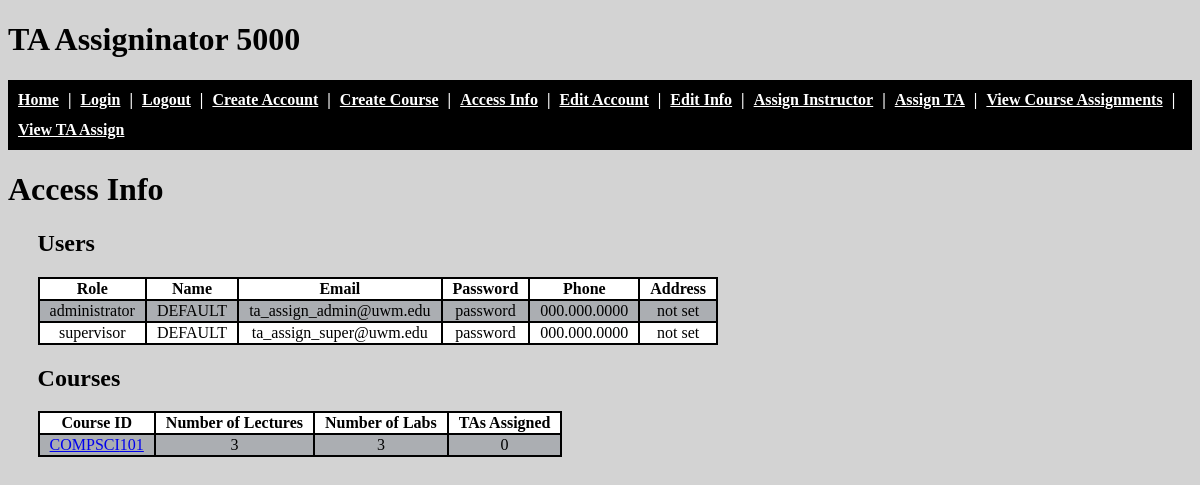
Page /access_info/ (signed in) on the committed database.
### ta_assign/models.py (models this page shows)
class User(models.Model):
    email = models.CharField(max_length=50)
    password = models.CharField(max_length=20)
    phone = models.CharField(max_length=12, default="000.000.0000")
    name = models.CharField(max_length=50, default="DEFAULT")
    type = models.CharField(max_length=20, default="person")
    isLoggedOn = models.BooleanField(default=False)
    address = models.CharField(max_length=100, default="not set")

class Course(models.Model):
    course_department = models.CharField(max_length=8)
    course_id = models.PositiveSmallIntegerField(default=0)
    course_dept_id = models.CharField(max_length=9)
    num_lectures = models.PositiveSmallIntegerField(default=0)
    num_labs = models.PositiveSmallIntegerField(default=0)
    current_num_TA = models.PositiveSmallIntegerField(default=0)
    current_num_lectures = models.PositiveSmallIntegerField(default=0)
    current_num_labs = models.PositiveSmallIntegerField(default=0)

### ta_assign/views.py (the view)
# urls.py: path('access_info/', AccessInfo.as_view(), name='AccessInfo1'),
class AccessInfo(View):
    @staticmethod
    def get(request):
        if not request.session.get("email"):
            messages.error(request, 'Please login first.')
            return redirect("Login1")
        account_type = request.session.get("type")
        if not account_type == "administrator" and not account_type == "supervisor":
            messages.error(request, 'You do not have access to this page.')
            return redirect("index1")
        users = models.User.objects.all()
        courses = models.Course.objects.all()
        lectures = models.Lecture.objects.all()
        labs = models.Lab.objects.all()
        return render(request, 'main/access_info.html', {"users": users, "courses": courses, "lectures": lectures,
                                                         "labs": labs})

### templates/main/access_info.html
{% extends "base.html" %}
{% block content %}
    <h1>Access Info</h1>
    <div class="access_info">
        <h2>Users</h2>
        <table>
            <tr class="heading">
                <td>Role</td>
                <td>Name</td>
                <td>Email</td>
                <td>Password</td>
                <td>Phone</td>
                <td>Address</td>
            </tr>
            {% for user in users %}
            <tr>
                <td>{{ user.type }}</td>
                <td>{{ user.name }}</td>
                <td>{{ user.email }}</td>
                <td>{{ user.password }}</td>
                <td>{{ user.phone }}</td>
                <td>{{ user.address }}</td>
            </tr>
            {% endfor %}
        </table>
    </div>
    <div class="access_info">
        <h2>Courses</h2>
        <table>
            <tr class="heading">
                <td>Course ID</td>
                <td>Number of Lectures</td>
                <td>Number of Labs</td>
                <td>TAs Assigned</td>
            </tr>
            {% for course in courses %}
            <tr>
                <td><a href="{% url 'Course1' course_dept_id=course.course_dept_id %}">
                    {{ course.course_department }}{{ course.course_id }}</a></td>
                <td>{{ course.num_lectures }}</td>
                <td>{{ course.num_labs }}</td>
                <td>{{ course.current_num_TA }}</td>
            </tr>
            {% endfor %}
        </table>
    </div>
{% endblock content %}

### static/css/style.css (style rules this page uses)
body { background: lightgray; font-family: "Trebuchet MS"; }
.access_info { width: 95%; margin: auto; }
.access_info table { border: 1px solid black; border-spacing: 0; }
.access_info td { text-align: center; border: 1px solid black; padding-left: 10px; padding-right: 10px; }
.access_info tr:nth-child(even) { background-color: #abaeb2; }
.access_info tr:nth-child(odd) { background-color: #ffffff; }
.heading { font-weight: bold; }

### rows in the picture
User: type "administrator", name "DEFAULT", email "ta_assign_admin@uwm.edu", password "password", phone "000.000.0000", address "not set"
User: type "supervisor", name "DEFAULT", email "ta_assign_super@uwm.edu", password "password", phone "000.000.0000", address "not set"
Course: course_department "COMPSCI", course_id "101", num_lectures "3", num_labs "3", current_num_TA "0"
